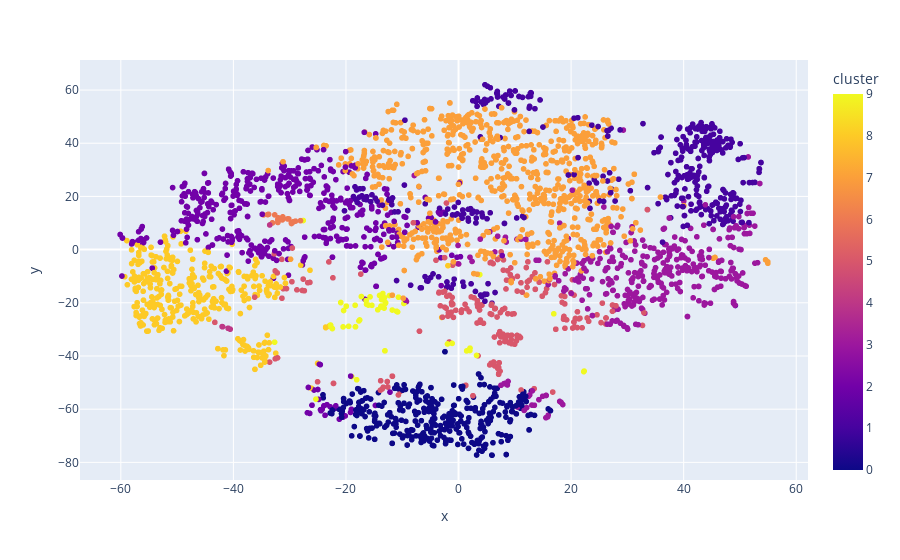

Write notebook code for a chart like this one.
### Code cell
# Visualizing the Clusters with t-SNE
# t-SNE => algorithm that allows us to view multidim data in a way we can interpret (2D, 3D, or 4D)
from sklearn.manifold import TSNE

tsne_pipeline = Pipeline([('scaler', StandardScaler()), ('tsne', TSNE(n_components=2, verbose=1))])
genre_embedding = tsne_pipeline.fit_transform(X)
projection = pd.DataFrame(columns=['x', 'y'], data=genre_embedding)
projection['genres'] = genre_data['genres']
projection['cluster'] = genre_data['cluster']

fig = px.scatter(
    projection, x='x', y='y', color='cluster', hover_data=['x', 'y', 'genres'])
fig.show()

### Figure 1 — Plotly figure (JSON) as saved in the notebook; plotly's stock layout.template omitted (floating-point values rounded to 4 significant figures; data arrays with more than 128 entries replaced by an {"elided": "..."} marker saying what was removed)
{"data": [{"customdata": {"elided": "2973x1 str values"}, "hovertemplate": "x=%{x}<br>y=%{y}<br>genres=%{customdata[0]}<br>cluster=%{marker.color}<extra></extra>", "legendgroup": "", "marker": {"color": {"elided": "2973 int values"}, "coloraxis": "coloraxis", "symbol": "circle"}, "mode": "markers", "name": "", "showlegend": false, "type": "scattergl", "x": {"elided": "2973 float values"}, "xaxis": "x", "y": {"elided": "2973 float values"}, "yaxis": "y"}], "layout": {"coloraxis": {"colorbar": {"title": {"text": "cluster"}}, "colorscale": [[0, "#0d0887"], [0.1111, "#46039f"], [0.2222, "#7201a8"], [0.3333, "#9c179e"], [0.4444, "#bd3786"], [0.5556, "#d8576b"], [0.6667, "#ed7953"], [0.7778, "#fb9f3a"], [0.8889, "#fdca26"], [1, "#f0f921"]]}, "legend": {"tracegroupgap": 0}, "margin": {"t": 60}, "xaxis": {"anchor": "y", "domain": [0, 1], "title": {"text": "x"}}, "yaxis": {"anchor": "x", "domain": [0, 1], "title": {"text": "y"}}}}
